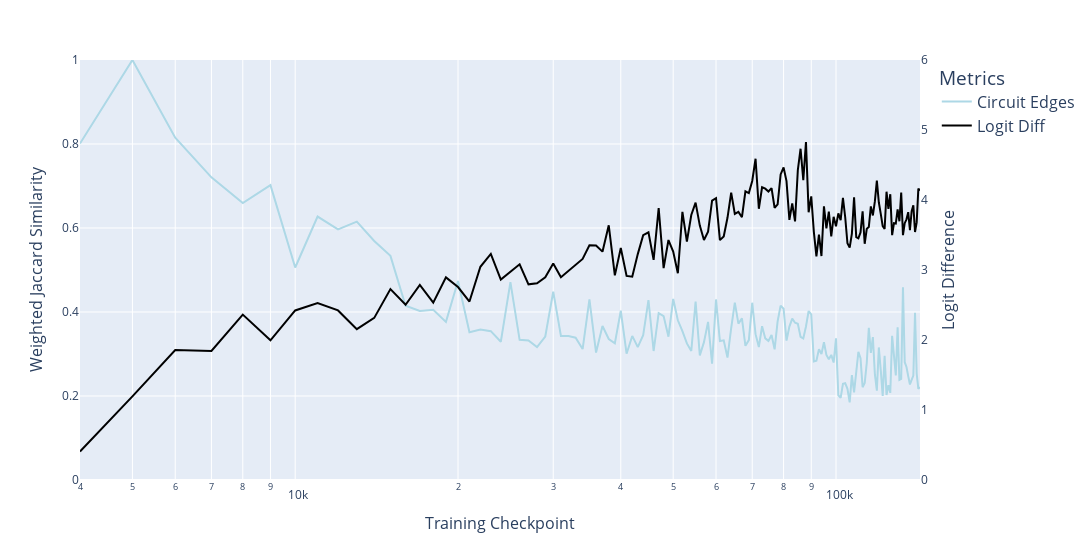
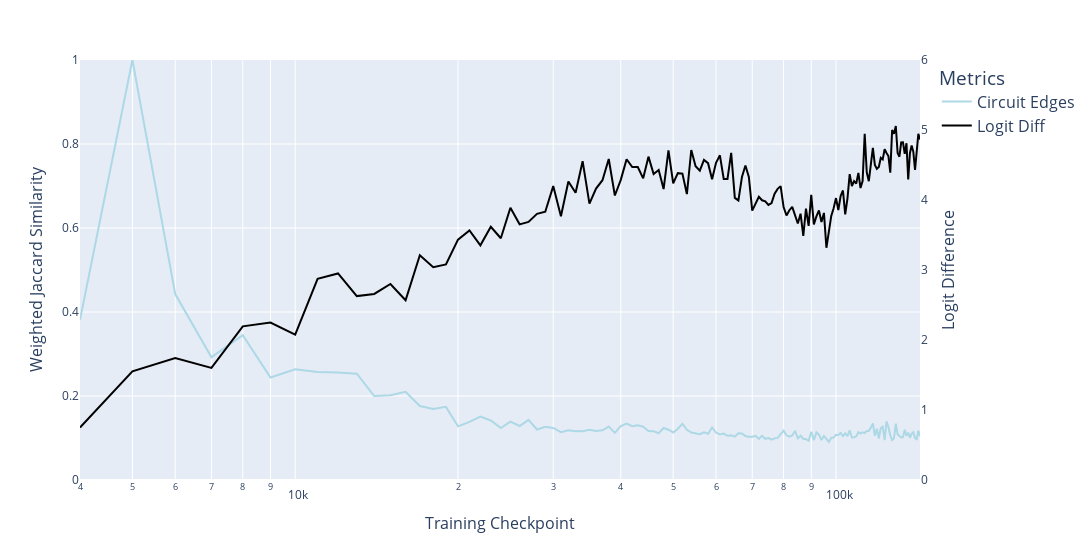
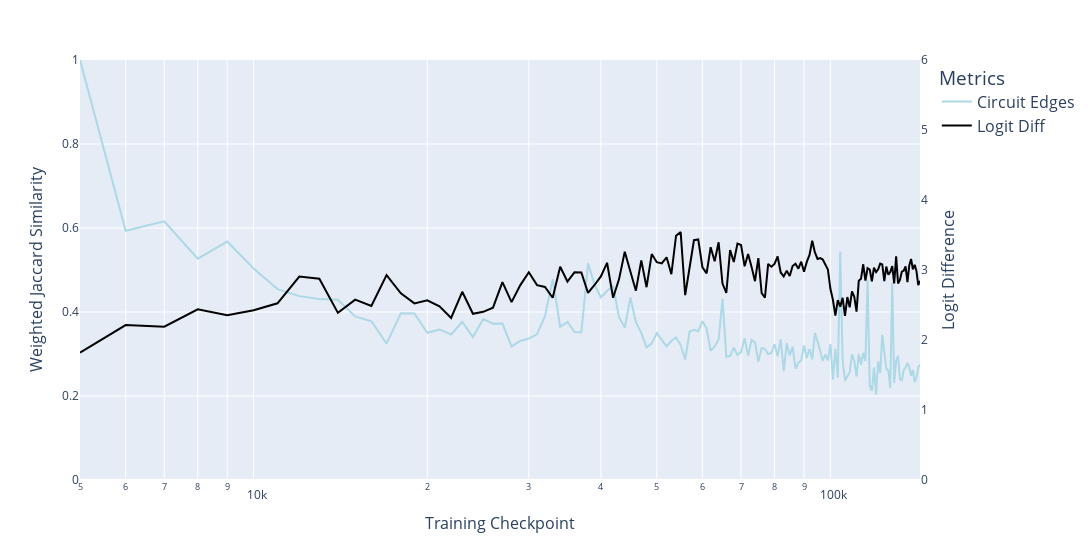
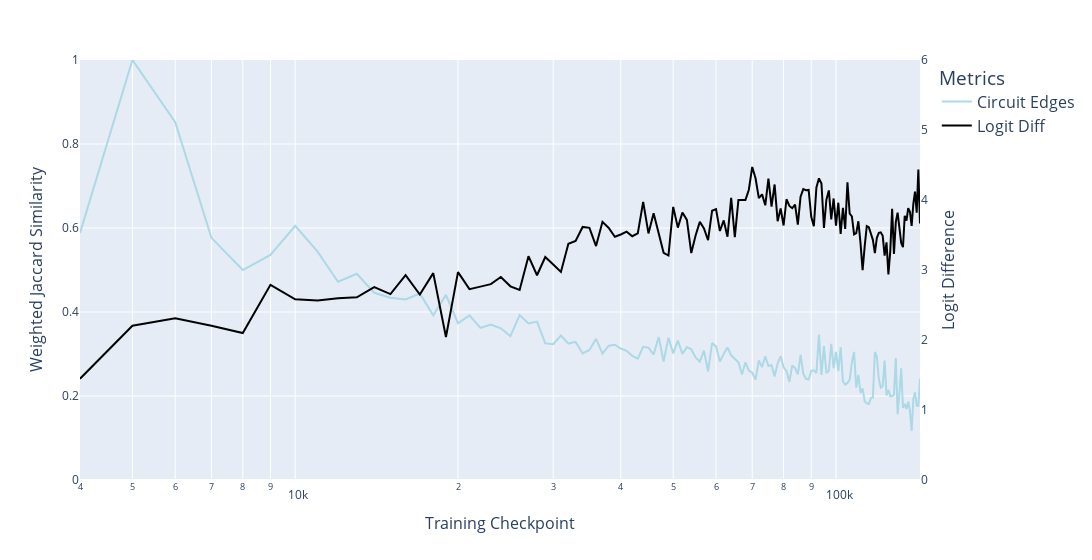

Notebook code for these charts, in order:
### Code cell
comparison_checkpoint = 5000

for model in models:
    model_df = all_graphs[all_graphs['model'] == model].copy()
    jaccard_reference_results = compute_weighted_jaccard_similarity_to_reference(model_df, comparison_checkpoint)
    plot_graph_metric(
        jaccard_reference_results, 
        'jaccard_similarity', 
        perf_metrics_by_model[model], 
        f'Weighted Jaccard Similarity to Step {comparison_checkpoint} for {model}', 
        left_y_title="Weighted Jaccard Similarity",
        y_range=1, 
        x_axis_col='checkpoint', 
        log_x=True,
        disable_title=True
    )

### Figure 1 — Plotly figure (JSON) as saved in the notebook; plotly's stock layout.template omitted (floating-point values rounded to 4 significant figures; data arrays with more than 128 entries replaced by an {"elided": "..."} marker saying what was removed)
{"data": [{"hovertemplate": "variable=Circuit Edges<br>checkpoint=%{x}<br>value=%{y}<extra></extra>", "legendgroup": "Circuit Edges", "line": {"color": "lightblue", "dash": "solid"}, "marker": {"symbol": "circle"}, "mode": "lines", "name": "Circuit Edges", "orientation": "v", "showlegend": true, "type": "scatter", "x": {"elided": "140 int values"}, "xaxis": "x", "y": {"elided": "140 float values"}, "yaxis": "y"}, {"line": {"color": "black"}, "mode": "lines", "name": "Logit Diff", "type": "scatter", "x": {"elided": "140 int values"}, "y": {"elided": "140 float values"}, "yaxis": "y2"}], "layout": {"legend": {"font": {"size": 16}, "title": {"text": "Metrics"}, "tracegroupgap": 0}, "margin": {"t": 60}, "width": 1200, "xaxis": {"anchor": "y", "domain": [0, 1], "title": {"font": {"size": 16}, "text": "Training Checkpoint"}, "type": "log"}, "yaxis": {"anchor": "x", "domain": [0, 1], "range": [0, 1], "title": {"font": {"size": 16}, "text": "Weighted Jaccard Similarity"}}, "yaxis2": {"overlaying": "y", "range": [0, 6], "showgrid": false, "side": "right", "title": {"font": {"size": 16}, "text": "Logit Difference"}}}}

### Figure 2 — Plotly figure (JSON) as saved in the notebook; plotly's stock layout.template omitted (floating-point values rounded to 4 significant figures; data arrays with more than 128 entries replaced by an {"elided": "..."} marker saying what was removed)
{"data": [{"hovertemplate": "variable=Circuit Edges<br>checkpoint=%{x}<br>value=%{y}<extra></extra>", "legendgroup": "Circuit Edges", "line": {"color": "lightblue", "dash": "solid"}, "marker": {"symbol": "circle"}, "mode": "lines", "name": "Circuit Edges", "orientation": "v", "showlegend": true, "type": "scatter", "x": {"elided": "140 int values"}, "xaxis": "x", "y": {"elided": "140 float values"}, "yaxis": "y"}, {"line": {"color": "black"}, "mode": "lines", "name": "Logit Diff", "type": "scatter", "x": {"elided": "140 int values"}, "y": {"elided": "140 float values"}, "yaxis": "y2"}], "layout": {"legend": {"font": {"size": 16}, "title": {"text": "Metrics"}, "tracegroupgap": 0}, "margin": {"t": 60}, "width": 1200, "xaxis": {"anchor": "y", "domain": [0, 1], "title": {"font": {"size": 16}, "text": "Training Checkpoint"}, "type": "log"}, "yaxis": {"anchor": "x", "domain": [0, 1], "range": [0, 1], "title": {"font": {"size": 16}, "text": "Weighted Jaccard Similarity"}}, "yaxis2": {"overlaying": "y", "range": [0, 6], "showgrid": false, "side": "right", "title": {"font": {"size": 16}, "text": "Logit Difference"}}}}

### Figure 3 — Plotly figure (JSON) as saved in the notebook; plotly's stock layout.template omitted (floating-point values rounded to 4 significant figures; data arrays with more than 128 entries replaced by an {"elided": "..."} marker saying what was removed)
{"data": [{"hovertemplate": "variable=Circuit Edges<br>checkpoint=%{x}<br>value=%{y}<extra></extra>", "legendgroup": "Circuit Edges", "line": {"color": "lightblue", "dash": "solid"}, "marker": {"symbol": "circle"}, "mode": "lines", "name": "Circuit Edges", "orientation": "v", "showlegend": true, "type": "scatter", "x": {"elided": "139 int values"}, "xaxis": "x", "y": {"elided": "139 float values"}, "yaxis": "y"}, {"line": {"color": "black"}, "mode": "lines", "name": "Logit Diff", "type": "scatter", "x": {"elided": "139 int values"}, "y": {"elided": "139 float values"}, "yaxis": "y2"}], "layout": {"legend": {"font": {"size": 16}, "title": {"text": "Metrics"}, "tracegroupgap": 0}, "margin": {"t": 60}, "width": 1200, "xaxis": {"anchor": "y", "domain": [0, 1], "title": {"font": {"size": 16}, "text": "Training Checkpoint"}, "type": "log"}, "yaxis": {"anchor": "x", "domain": [0, 1], "range": [0, 1], "title": {"font": {"size": 16}, "text": "Weighted Jaccard Similarity"}}, "yaxis2": {"overlaying": "y", "range": [0, 6], "showgrid": false, "side": "right", "title": {"font": {"size": 16}, "text": "Logit Difference"}}}}

### Figure 4 — Plotly figure (JSON) as saved in the notebook; plotly's stock layout.template omitted (floating-point values rounded to 4 significant figures; data arrays with more than 128 entries replaced by an {"elided": "..."} marker saying what was removed)
{"data": [{"hovertemplate": "variable=Circuit Edges<br>checkpoint=%{x}<br>value=%{y}<extra></extra>", "legendgroup": "Circuit Edges", "line": {"color": "lightblue", "dash": "solid"}, "marker": {"symbol": "circle"}, "mode": "lines", "name": "Circuit Edges", "orientation": "v", "showlegend": true, "type": "scatter", "x": {"elided": "140 int values"}, "xaxis": "x", "y": {"elided": "140 float values"}, "yaxis": "y"}, {"line": {"color": "black"}, "mode": "lines", "name": "Logit Diff", "type": "scatter", "x": {"elided": "140 int values"}, "y": {"elided": "140 float values"}, "yaxis": "y2"}], "layout": {"legend": {"font": {"size": 16}, "title": {"text": "Metrics"}, "tracegroupgap": 0}, "margin": {"t": 60}, "width": 1200, "xaxis": {"anchor": "y", "domain": [0, 1], "title": {"font": {"size": 16}, "text": "Training Checkpoint"}, "type": "log"}, "yaxis": {"anchor": "x", "domain": [0, 1], "range": [0, 1], "title": {"font": {"size": 16}, "text": "Weighted Jaccard Similarity"}}, "yaxis2": {"overlaying": "y", "range": [0, 6], "showgrid": false, "side": "right", "title": {"font": {"size": 16}, "text": "Logit Difference"}}}}
